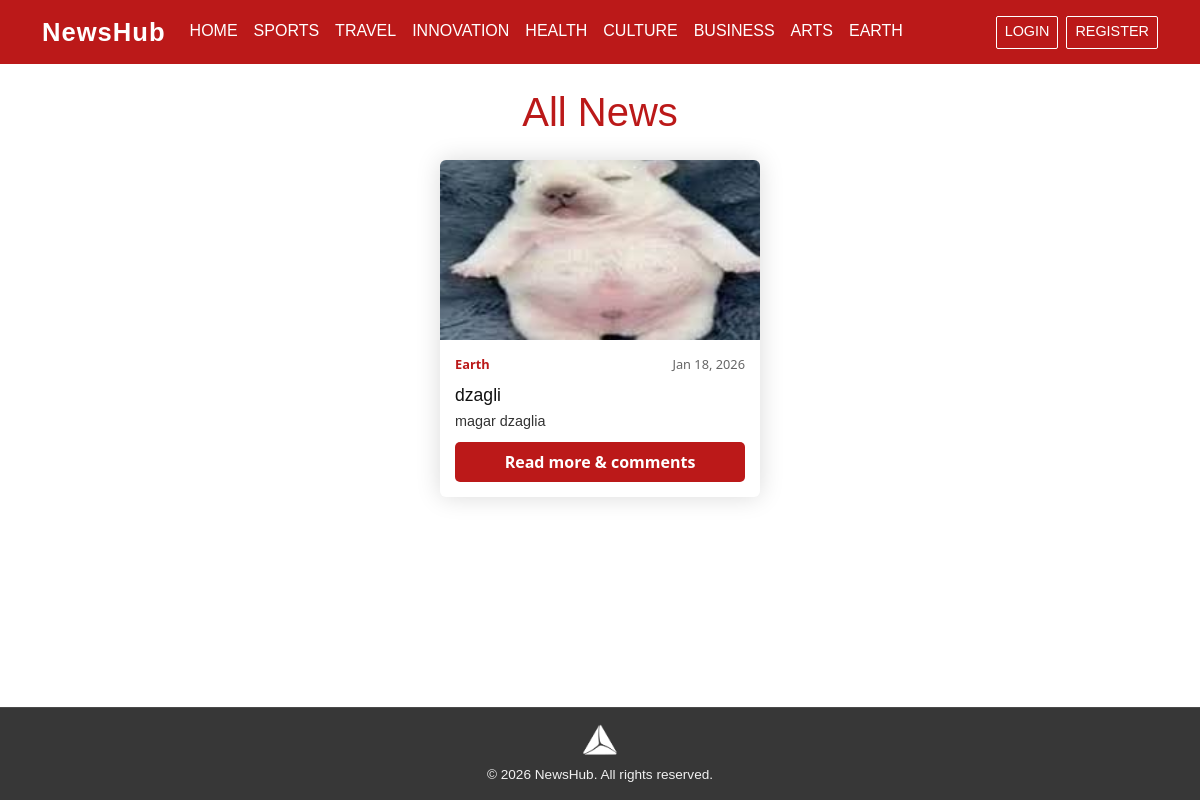
The page / on the database its author committed.
### models.py (models this page shows)
class News(db.Model):
    id = db.Column(db.Integer, primary_key=True)
    title = db.Column(db.String(200), nullable = False)
    content = db.Column(db.Text, nullable = False)
    category = db.Column(db.String(50), default='general', nullable = False)
    comments = db.relationship('Comment', backref='news', cascade="all,delete")
    image = db.Column(db.String(256), nullable = False)
    created_at = db.Column(db.DateTime, default=datetime.utcnow)

### app.py (the view)
@app.route('/')
def index():
    news = News.query.order_by(News.created_at.desc()).all()
    return render_template('index.html', news=news, title="All News")

### templates/index.html (shortened to what this page needs)
{% extends "base.html" %}
{% block content %}
<h1 class="mb-4" style="font-family: Arial, sans-serif; color: #bb1919; text-align: center;">{{ title }}</h1>
{% if news %}
  <div class="news-list" style="display: flex; flex-wrap: wrap; gap: 30px; justify-content: center;">
    {% for item in news %}
      <div class="news-item shadow-lg rounded"
           style="width: 320px; background-color: #fff; border-radius: 8px; overflow: hidden; display: flex; flex-direction: column;">
        {% if item.image %}
          <div style="position: relative; width: 100%; height: 180px; overflow: hidden;">
            <img src="{{ url_for('static', filename='uploads/' ~ item.image) }}"
                 alt="News Image"
                 style="width: 100%; height: 100%; object-fit: cover;">
          </div>
        {% endif %}
        <div style="padding: 15px; display: flex; flex-direction: column; flex-grow: 1;">
          <div style="display: flex; justify-content: space-between; font-size: 0.8rem; color: #666; margin-bottom: 5px;">
            <span style="font-weight: bold; color: #bb1919;">{{ item.category|capitalize }}</span>
            <span>{{ item.created_at.strftime('%b %d, %Y') }}</span>
          </div>
          <h2 style="font-family: Arial, sans-serif; font-size: 1.1rem; color: #111; margin: 5px 0;">
            {{ item.title }}
          </h2>
          <p style="font-family: Arial, sans-serif; font-size: 0.9rem; color: #333; flex-grow: 1; margin-bottom: 10px;">
            {{ item.content[:150] }}{% if item.content|length > 150 %}...{% endif %}
          </p>
          <a href="{{ url_for('news_detail', news_id=item.id) }}"
             class="btn-bbc"
             style="text-align: center; padding: 0.5rem; border-radius: 5px; text-decoration: none;">
            Read more & comments
          </a>
        </div>
      </div>
    {% endfor %}
  </div>
{% else %}
  <p style="font-family: Arial, sans-serif; text-align: center;">No news available yet.</p>
{% endif %}
{% endblock %}

### templates/base.html (shortened to what this page needs)
<!DOCTYPE html>
<html lang="en">
<head>
    <link href="https://cdn.jsdelivr.net/npm/bootstrap@5.3.2/dist/css/bootstrap.min.css" rel="stylesheet">
    <link rel="stylesheet" href="/static/style.css">
</head>
<body class="d-flex flex-column min-vh-100">
<nav class="navbar navbar-expand-lg navbar-bbc mb-4">
    <div class="container">
        <a class="navbar-brand" href="{{ url_for('index') }}">NewsHub</a>
        <div class="collapse navbar-collapse" id="navbarNav">
            <ul class="navbar-nav me-auto">
                <li class="nav-item"><a class="nav-link" href="{{ url_for('index') }}">Home</a></li>
                <li class="nav-item"><a class="nav-link" href="{{ url_for('sports') }}">Sports</a></li>
                <li class="nav-item"><a class="nav-link" href="{{ url_for('travel') }}">Travel</a></li>
                <li class="nav-item"><a class="nav-link" href="{{ url_for('innovation') }}">Innovation</a></li>
                <li class="nav-item"><a class="nav-link" href="{{ url_for('health') }}">Health</a></li>
                <li class="nav-item"><a class="nav-link" href="{{ url_for('culture') }}">Culture</a></li>
                <li class="nav-item"><a class="nav-link" href="{{ url_for('business') }}">Business</a></li>
                <li class="nav-item"><a class="nav-link" href="{{ url_for('arts') }}">Arts</a></li>
                <li class="nav-item"><a class="nav-link" href="{{ url_for('earth') }}">Earth</a></li>
            </ul>
            <ul class="navbar-nav">
                {% if current_user.is_authenticated %}
                    {% if current_user.is_admin %}
                        <li class="nav-item"><a class="nav-link btn-admin" href="{{ url_for('add_news') }}">Add News</a></li>
                    {% endif %}
                    <li class="nav-item"><a class="nav-link btn-logout" href="{{ url_for('logout') }}">Logout</a></li>
                {% else %}
                    <li class="nav-item"><a class="nav-link btn-login" href="{{ url_for('login') }}">Login</a></li>
                    <li class="nav-item"><a class="nav-link btn-register" href="{{ url_for('register') }}">Register</a></li>
                {% endif %}
            </ul>
        </div>
    </div>
</nav>
<div class="container flex-grow-1">
    {% block content %}{% endblock %}
</div>
<footer class="footer-bbc text-center">
    <div class="container">
        <a href="https://tbceducation.ge" target="_blank" class="footer-logo">
            <img src="{{ url_for('static', filename='images/tbc.png') }}" alt="TBC Logo">
        </a>
        <p>© 2026 NewsHub. All rights reserved.</p>
    </div>
</footer>
</body>
</html>

### static/style.css (style rules this page uses)
.navbar-bbc { background-color: #bb1919; font-family: Arial, sans-serif; padding: 0.5rem 0; }
.navbar-bbc .navbar-brand { font-weight: bold; font-size: 1.6rem; color: #fff; letter-spacing: 1px; }
.navbar-bbc .nav-link { color: #fff; font-weight: 500; text-transform: uppercase; padding: 0.5rem 0.75rem; transition: color 0.2s, border-bottom 0.2s; border-bottom: 3px solid transparent; }
.navbar-bbc .btn-admin, .navbar-bbc .btn-login, .navbar-bbc .btn-register, .navbar-bbc .btn-logout { background: none; border: 1px solid #fff; color: #fff; padding: 0.3rem 0.8rem; margin-left: 0.5rem; font-size: 0.9rem; border-radius: 2px; transition: background 0.2s, color 0.2s; }
.footer-bbc { background-color: rgba(34, 34, 34, 0.9); color: #f1f1f1; font-family: Arial, sans-serif; font-size: 0.85rem; padding: 15px 0; text-align: center; border-top: 1px solid rgba(255, 255, 255, 0.1); }
.footer-bbc .footer-logo img { max-width: 60px; height: auto; margin: 0 auto 8px; display: block; filter: brightness(0) invert(1); }
.footer-bbc p { margin: 0; color: #f1f1f1; }
.btn-bbc { background-color: #bb1919; color: #fff; font-weight: 600; border: none; transition: background 0.2s, transform 0.2s; }
.shadow-lg { box-shadow: 0 0 25px rgba(0, 0, 0, 0.15) !important; }

### rows shown on the page
News: image (picture), category "Earth", created_at "Jan 18, 2026", title "dzagli", content "magar dzaglia"

### other values the page prints
{{ title }} "All News"
